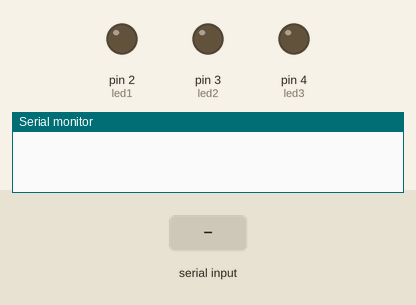
The sketch below on a simulated Arduino Uno, built with avr-gcc and run on an emulated ATmega328P. Parts: output pins drawn as LEDs (lit = HIGH), the last lines printed to the serial monitor. The test bench sets the inputs (shaded band).

Above: at 1.2 s.
1.3 s: "1" received over Serial
At 2.3 s:
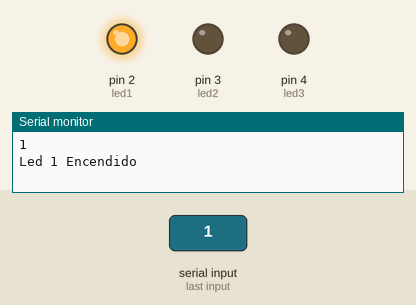
2.8 s: "e" received over Serial
At 3.5 s:
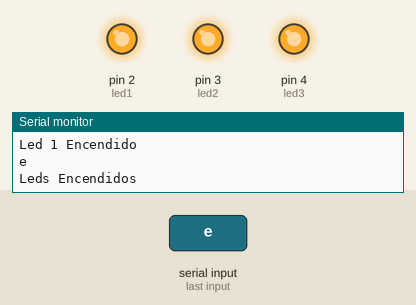
4.3 s: "4" received over Serial
At 4.6 s:
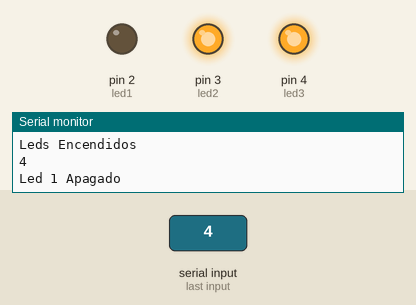
5.8 s: "5" received over Serial
At 6.9 s:
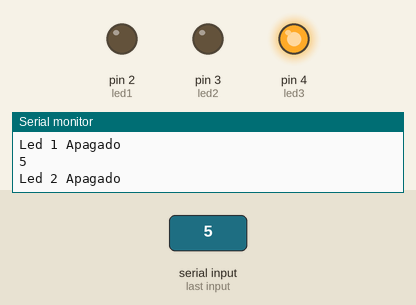
7.3 s: "1" received over Serial
At 8.1 s:
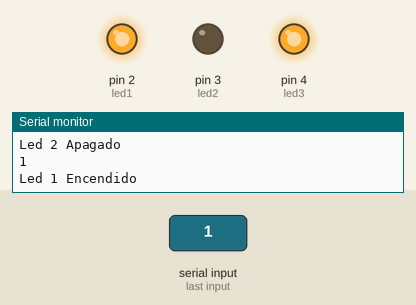
8.8 s: "2" received over Serial
At 9.2 s:
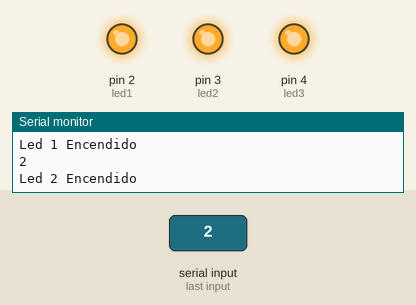
Timing chart, 0 to 11.3 s (numbered marks = the images above; inputs shaded):
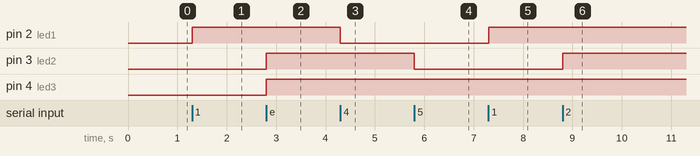

Measured:
- after the input at 1.3 s, pin 2 (led1): LOW → HIGH at once
- after the input at 2.8 s, pin 3 (led2), pin 4 (led3): LOW → HIGH at once
- after the input at 4.3 s, pin 2 (led1): HIGH → LOW at once
- after the input at 5.8 s, pin 3 (led2): HIGH → LOW at once
- after the input at 7.3 s, pin 2 (led1): LOW → HIGH at once
- after the input at 8.8 s, pin 3 (led2): LOW → HIGH at once

The sketch:

Encender-leds-serial-Arduino__switch_.ino
```cpp
int led1= 2;
int led2= 3;
int led3= 4;
char input;

void setup() {
pinMode(2, OUTPUT);
pinMode(3, OUTPUT);
pinMode(4, OUTPUT);
Serial.begin(9600);

}

void loop() {
if (Serial.available() > 0)
{
  input = Serial.read();


switch (input){

    case '1':
    digitalWrite(led1, HIGH);
    Serial.println(input);
    Serial.println("Led 1 Encendido");
    break;

    case '2':
    digitalWrite(led2, HIGH );
    Serial.println(input);
    Serial.println("Led 2 Encendido");
    break;

    case '3':
    digitalWrite(led3, HIGH);
    Serial.println(input);
    Serial.println("Led 3 Encendido");
    break;
     case '4':
    digitalWrite(led1, LOW);
    Serial.println(input);
    Serial.println("Led 1 Apagado");
    break;
     case '5':
    digitalWrite(led2, LOW);
    Serial.println(input);
    Serial.println("Led 2 Apagado");
    break;
     case '6':
    digitalWrite(led3, LOW);
    Serial.println(input);
    Serial.println("Led 3 Apagado");
    break;

    case 'a':
    digitalWrite(led1, LOW);
    digitalWrite(led2, LOW);
    digitalWrite(led3, LOW);
    Serial.println(input);
    Serial.println("Leds apagados");
    break;

    case 'e':
    digitalWrite(led1, HIGH);
    digitalWrite(led2, HIGH);
    digitalWrite(led3, HIGH);
    Serial.println(input);
    Serial.println("Leds Encendidos");
    break;

    default:
    Serial.println(input);
    break;

    }
}
}
```
